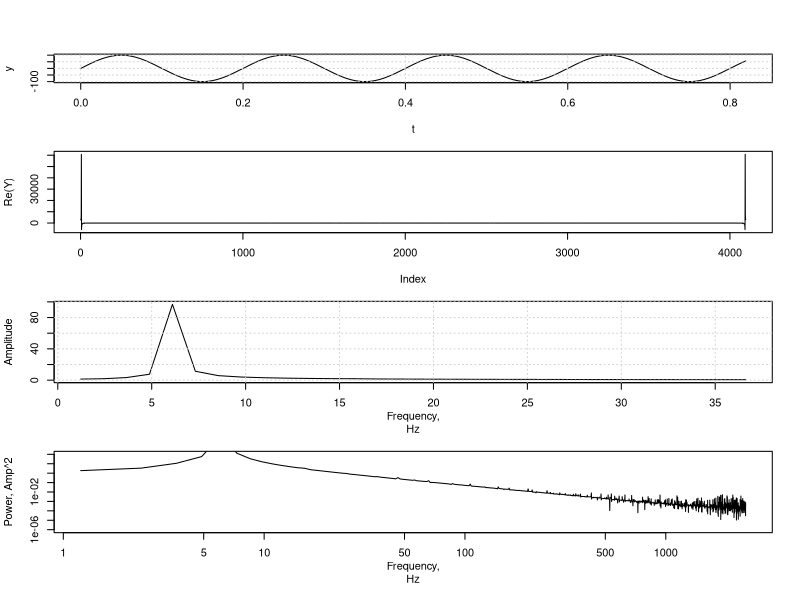

This figure's R source:
func<-function(x)
{
   mag2<<-mag^2
   f<<-f
        approx(f,mag2,x)$y
}


layout(matrix(c(1,2,3,4), 4, 1, byrow = TRUE))
#SETUP
   T    <- 4096.0/5000

   dt   <- 0.0002 #s
   n    <- T/dt
   F    <- 1/dt # freq domain -F/2 -> F/2
   df   <- 1/T
   t    <- seq(0,T,by=dt)  
   freq <- 5 #Hz

#SIGNAL FUNCTION
   y     <- as.integer(100*sin(2*pi*freq*t))
   y1     <- as.integer(100*sin(2*pi*6*t))
   y2     <- as.integer(100*sin(2*pi*7*t))
   y3     <- as.integer(100*sin(2*pi*8*t))
   y4     <- as.integer(100*sin(2*pi*9*t))
   y5     <- as.integer(100*sin(2*pi*10*t))
   y6     <- as.integer(100*sin(2*pi*11*t))
   y7     <- as.integer(100*sin(2*pi*12*t))
   y8     <- as.integer(100*sin(2*pi*15*t))
   y9     <- as.integer(100*sin(2*pi*20*t))
   y10     <- as.integer(100*sin(2*pi*25*t))
   y11    <- as.integer(100*sin(2*pi*30*t))

#FREQ ARRAY
   f <- 1:length(t)/T 

#FOURIER WORK
   Y     <- fft(y)
   mag   <- sqrt(Re(Y)^2+Im(Y)^2)*2/n #Amplitude
   phase <- Arg(Y)*180/pi 
   Yr    <- Re(Y)
   Yi    <- Im(Y)

#PLOT SIGNALS
   plot(t,y,type="l",xlim=c(0,T)) 
   grid(NULL,NULL, col = "lightgray", lty = "dotted",lwd = 1)
   par(mar=c(5, 4, 0, 2) + 0.1)
   
#   plot(f[1:length(f)/2],phase[1:length(f)/2],type="l",xlab="Frequency,
#Hz",ylab="Phase,deg")
#   grid(NULL,NULL, col = "lightgray", lty = "dotted",lwd = 1)
   plot(Re(Y),type="l")
   
  # plot(f[1:length(f)/2],mag[1:length(f)/2],type="l",xlab="Frequency,
   plot(f[1:30],mag[1:30],type="l",xlab="Frequency,
Hz",ylab="Amplitude")
   grid(NULL,NULL, col = "lightgray", lty = "dotted",lwd = 1) 
   
   plot(f[1:length(f)/2],(mag^2)[1:length(f)/2],type="l",xlab="Frequency,
Hz",ylab="Power, Amp^2",log="xy",ylim=c(10^-6,100))
        
        pref<-20E-6 #pa
        p<-integrate(func,f[1],f[length(f)/2])
   pwrDB<-10*log10(p$value/pref^2)
        cat("Area under power curve: ",p$value,"Pa ",pwrDB," dB\n")

